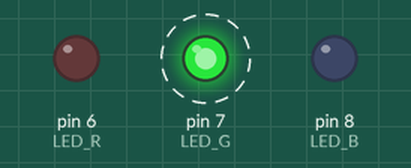
The sketch below on a simulated Arduino Uno, built with avr-gcc and run on an emulated ATmega328P. On the bench: output pins drawn as LEDs (lit = HIGH). Dashed ring = blinking.

Above: at 0.12 s.
Timing chart, 0 to 3.0 s (numbered marks = the images above):
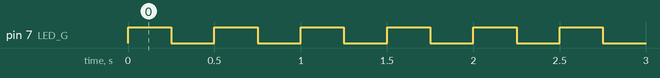

Measured:
- by itself, pin 7 (LED_G): alternates HIGH for 0.25 s and LOW for 0.25 s

The sketch:

Part1.1green.ino
```cpp
#define LED_R 6
#define LED_G 7
#define LED_B 8
void setup() {
  // initialize digital pin LED_BUILTIN as an output and write to them .
  pinMode(LED_R, OUTPUT);
  pinMode(LED_G, OUTPUT);
  pinMode(LED_B, OUTPUT);
  digitalWrite(LED_R, LOW);
  digitalWrite(LED_B, LOW);

}

// the loop function runs over and over again forever
void loop() {
  digitalWrite(LED_G, HIGH);
  delay(250);                       // wait for a second
  digitalWrite(LED_G, LOW);
  delay(250);                       // wait for a second
}
```
